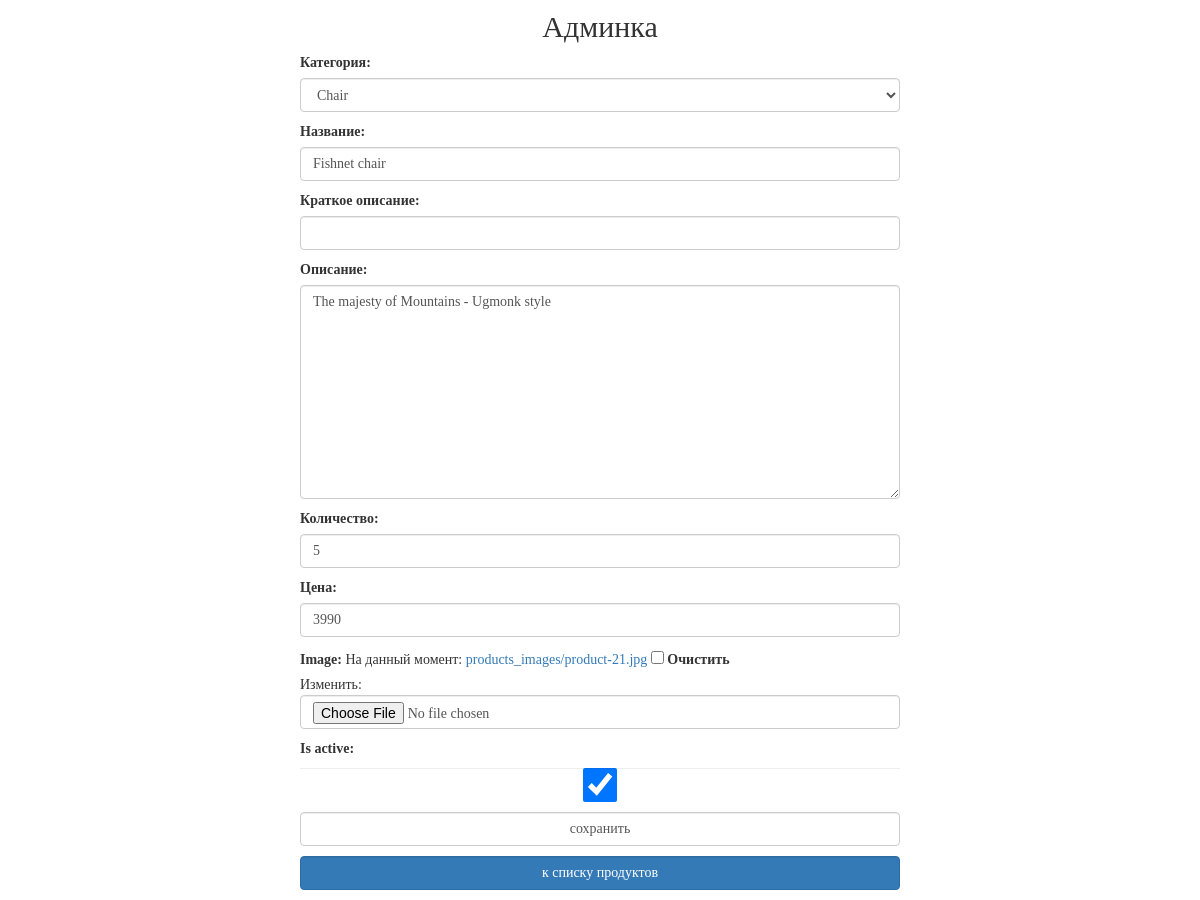
The page /my/admin/product/update/1/ (signed in) on the database as committed earlier.
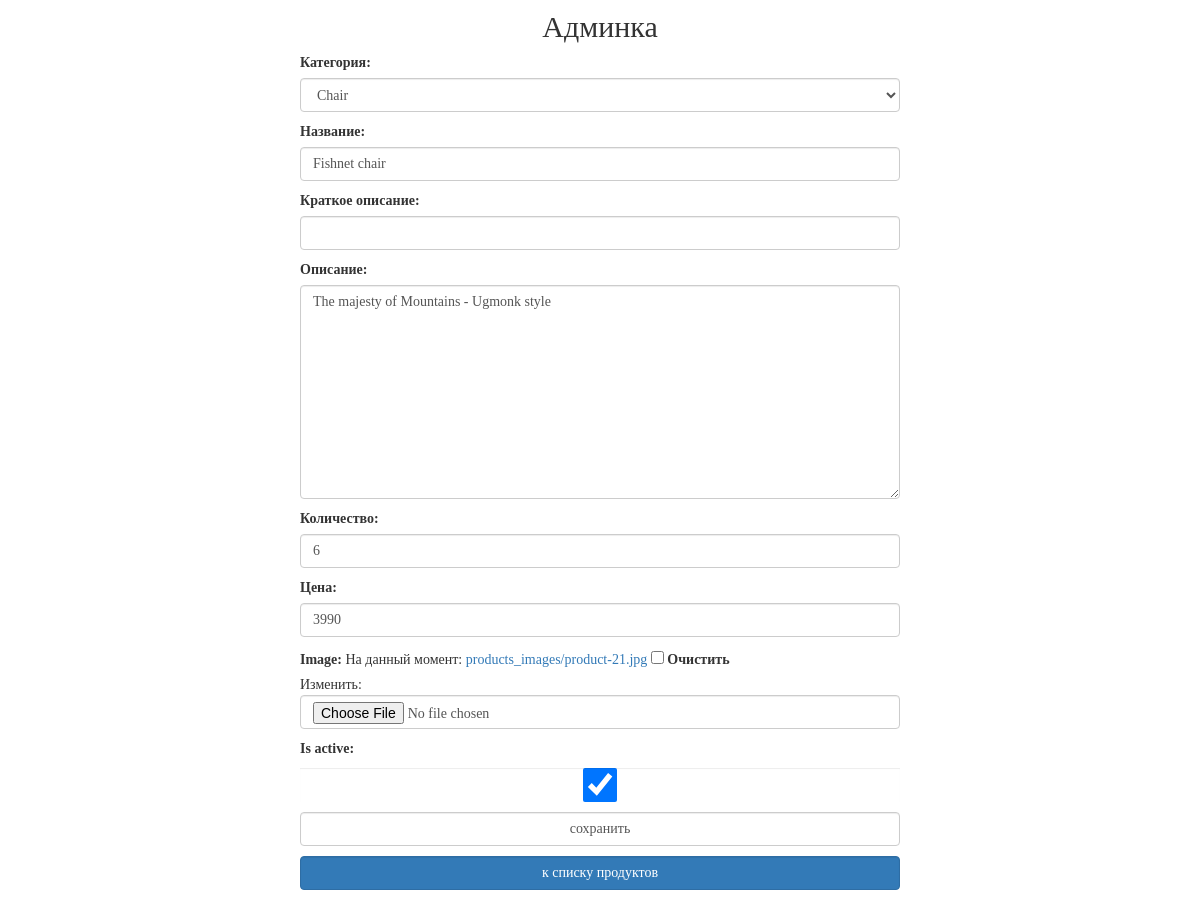
The same page on the database as committed later.
### mainapp/models.py (models this page shows, shortened)
class Product(models.Model):
    category = models.ForeignKey(ProductCategory, on_delete=models.PROTECT, verbose_name='Категория')
    name = models.CharField('Название', max_length=128)
    short_description = models.CharField('Краткое описание', max_length=128, blank=True)
    description = models.TextField('Описание', blank=True)
    quantity = models.PositiveIntegerField('Количество', default=0)
    price = models.DecimalField('Цена', max_digits=10, decimal_places=0, default=0)
    image = models.ImageField(upload_to='products_images', blank=True)
    is_active = models.BooleanField(default=True)
    created_at = models.DateTimeField('Дата создания', auto_now_add=True)
    updated_at = models.DateTimeField('Дата обновления', auto_now=True)

### adminapp/views.py (the view)
# urls.py: path('product/update/<int:pk>/', adminapp.ProductUpdateView.as_view(), name='product_update'),
class ProductUpdateView(SuperUserOnlyMixin, PageTitleMixin, UpdateView):
    model = Product
    success_url = reverse_lazy('my_admin:categories')
    form_class = AdminProductUpdateForm
    page_title = 'Продукты/редактирование'

### adminapp/forms.py
class AdminProductUpdateForm(forms.ModelForm):
    class Meta:
        model = Product
        fields = '__all__'
    def __init__(self, *args, **kwargs):
        super().__init__(*args, **kwargs)
        for field_name, field in self.fields.items():
            field.widget.attrs['class'] = 'form-control'

### adminapp/views.py (called while the page is built)
    @method_decorator(user_passes_test(lambda x: x.is_superuser))
    def dispatch(self, request, *args, **kwargs):
        return super().dispatch(request, *args, **kwargs)

    def get_context_data(self, **kwargs):
        context = super().get_context_data(**kwargs)
        context['title'] = self.page_title
        return context

### mainapp/models.py (called while the page is built)
    def __str__(self):
        return f'{self.name}'

### adminapp/templates/mainapp/product_form.html (shortened to what this page needs)
{% extends 'adminapp/base.html' %}
{% load static %}
{% block container %}
    <div class="new_category_form">
        <form class="form-horizontal" method="post" enctype="multipart/form-data">
            {{ form.as_p }}
            <input class="form-control" type="submit" value="сохранить">
        </form>
        {% if not object.category.pk %}
            <a href="{% url 'my_admin:categories' %}"
               class="btn btn-primary form-control last">
                к списку категорий
            </a>
        {% else %}
            <a href="{% url 'my_admin:category_products_list' object.category.pk %}"
               class="btn btn-primary form-control last">
                к списку продуктов
            </a>
        {% endif %}
    </div>
{% endblock %}

Rows that differ between the two databases and show on the page:
changed Product "Chair": quantity "5" → "6"
